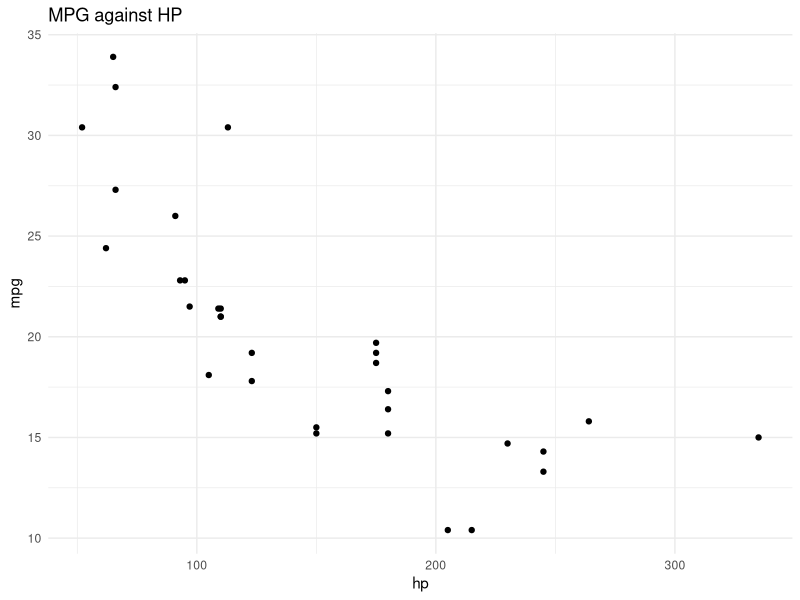

Source code (R):
## ---- chunk 1
library(dplyr)
library(ggplot2)
## ---- chunk 2
View(mtcars)
## ---- chunk 3
data <- mtcars %>% 
        select(mpg, hp)
View(data)
head(data)
## ---- chunk 4
model <- lm(mpg~hp, data=data)
summary(model)
## ---- chunk 5
ggplot(data, aes(hp,mpg))+
geom_point()+
#geom_abline(model) #regression line
theme_minimal()+
ggtitle("MPG against HP")
